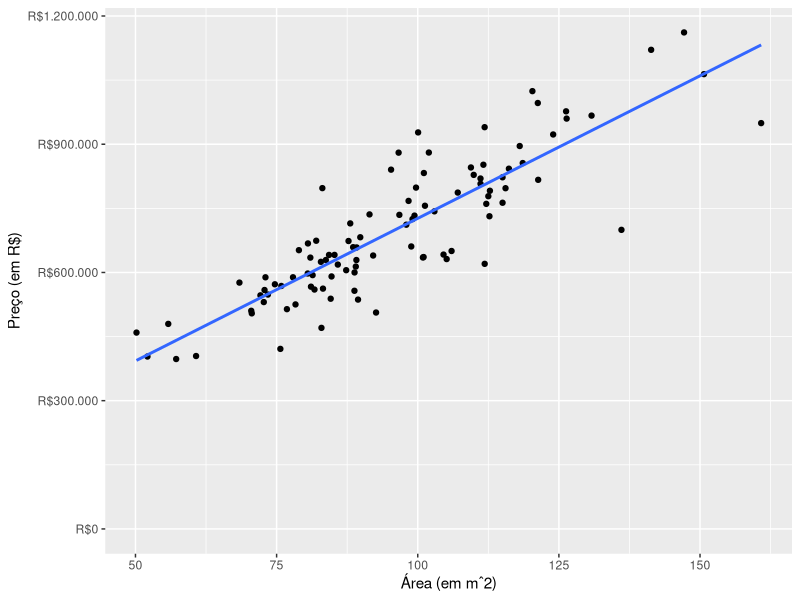
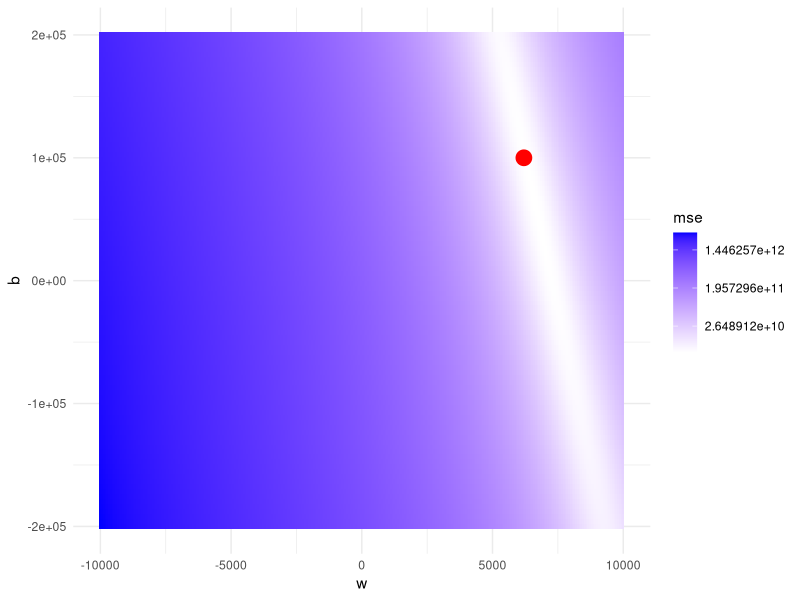
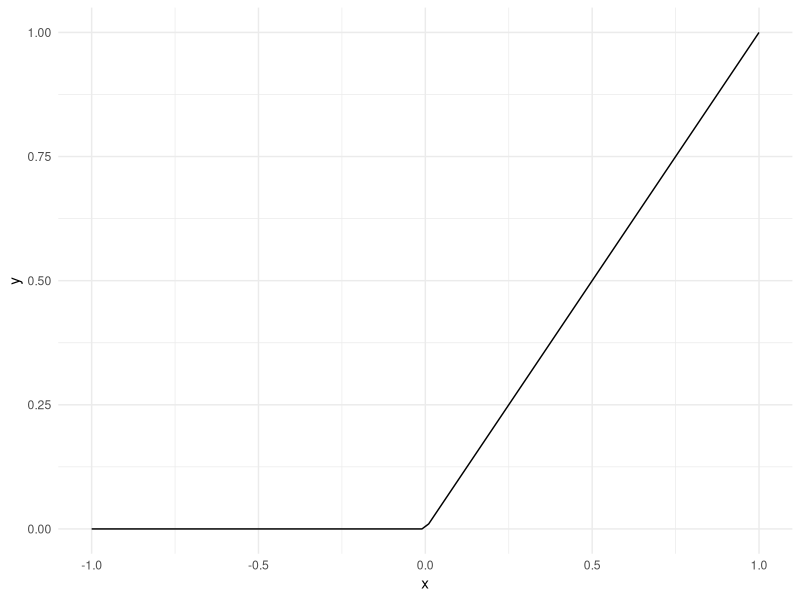

The R script that drew these images, in order:
## ---- chunk 1
knitr::opts_chunk$set(eval = TRUE, echo = FALSE, 
                      dpi = 96, fig.height = 4.7, 
                      fig.width = 10, fig.retina = 3)
library(tidyverse)
## ---- chunk 2
df <- tibble(
  m2 = rgamma(n = 100, scale = 5, shape = 20),
  preco = 100000 + (6200 + rnorm(n = 100, sd = 800)) * m2 
)

ggplot(df, aes(x = m2, y = preco)) +
  geom_point() +
  coord_cartesian(ylim = c(0, NA)) +
  scale_y_continuous(
    name = "Preço (em R$)",
    labels = scales::dollar_format(prefix = "R$", big.mark = ".", decimal.mark = ",")
    
    ) +
  scale_x_continuous(name = "Área (em mˆ2)") +
  geom_smooth(method = "lm", se = FALSE, formula = y ~ x)
## ---- chunk 3
mse <- function(w, b) {
  mean((df$preco - (df$m2*w + b))^2)
}

expand.grid(
  w = seq(from = -10000, to = 10000, length.out = 300),
  b = seq(from = -200000, to = 200000, length.out = 100)
) %>% 
  rowwise() %>% 
  mutate(mse = mse(w, b)) %>% 
  ggplot(aes(x = w, y = b, fill = mse)) +
  geom_bin2d(stat = "identity") +
  scale_fill_gradient(high = "blue", low = "white", trans = "log") +
  theme_minimal() +
  geom_point(
    data = data.frame(w = 6200, b = 100000),
    aes(x = w, y = b, fill = NULL),
    color = "red",
    size = 5
  )
## ---- chunk 4
tibble(
  x = seq(-1, 1, length.out = 100),
  y = pmax(0, x)
) %>% 
  ggplot(aes(x = x, y = y)) +
  geom_line() +
  theme_minimal()
## ---- chunk 5
cross_entropy <- function(y_hat) {
  if (y == 1) -log(y_hat)
  else -log(-y_hat)
}
## ---- chunk 6
tribble(
  ~banana, ~`maçã`, ~ laranja,
   0     ,   1    ,  0,
   1     ,   0    ,  1,
   0     ,   0    ,  1
)
## ---- chunk 7
tribble(
  ~banana, ~`maçã`, ~ laranja,
   0.2     ,   0.7    ,  0.1,
   0.6     ,   0.1    ,  0.3,
   0.1     ,   0.3    ,  0.6
)
## ---- chunk 8
cross_entropy <- function(y_hat) {
  if (y == 1) -log(y_hat)
  else -log(-y_hat)
}
